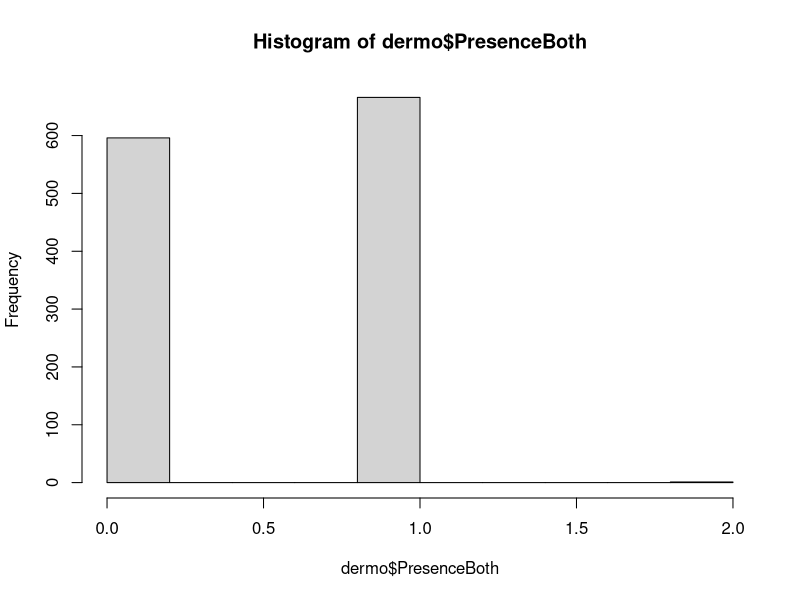
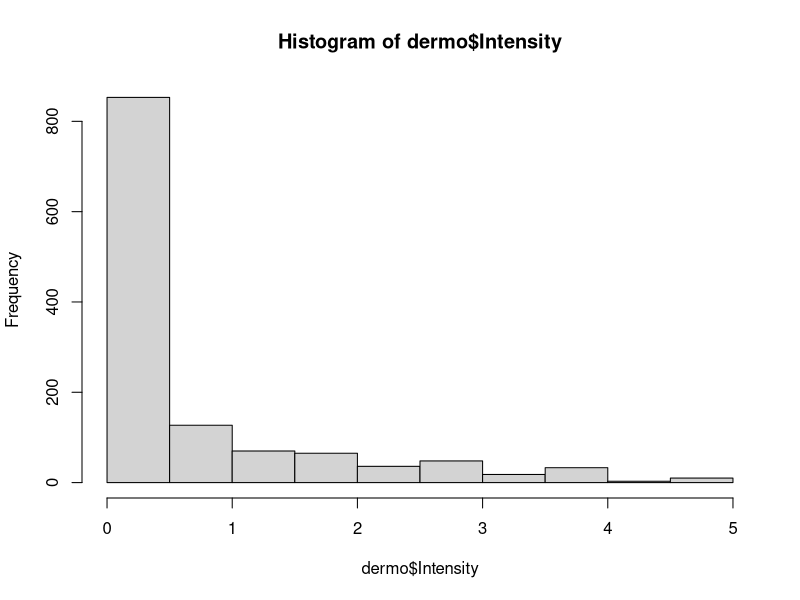
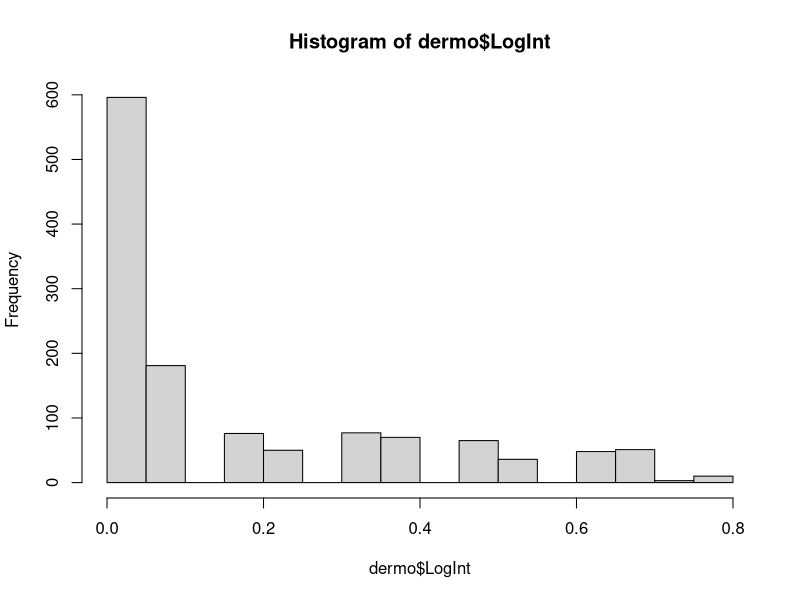

Generate these figures, in order, with R: (Note: this script raises an error after producing the figures.)
#setwd("F:/THESIS")
dermo=read.csv("Data/Dermo.csv", header=T, na.strings = "Z")

AB=subset(dermo, Site=="AB")
LX=subset(dermo, Site=="LX")
SL=subset(dermo, Site=="SL")
LW=subset(dermo, Site=="LW")
TB=subset(dermo, Site=="TB")
CR=subset(dermo, Site=="CR")

hist(dermo$PresenceBoth)
#count data

hist(dermo$Intensity)
#staged 0-5
hist(dermo$LogInt)

#kruskal wallis presence between site
kruskal.test(dermo$PresenceBoth ~ dermo$Site)

DT = dunnTest(PresenceBoth ~ Site,
              data = dermo,
              method = "bonferroni")
DT

#kruskal wallis intensity between site
kruskal.test(dermo$Intensity ~ dermo$Site)

IT = dunnTest(Intensity ~ Site,
              data = dermo,
              method = "bonferroni")
IT

#kruskal wallis intensity between seasons
kruskal.test(dermo$Intensity ~ dermo$Season)
#no significant difference

#kruskal wallis prevalence between seasons
kruskal.test(dermo$PresenceBoth ~ dermo$Season)
#I don't think I'm doing this right



###env parameters on dermo intensity in each site
#biologically: higher salinity = more dermo
modelD<-lm(dermo$Intensity~dermo$Sal)
summary(modelD)
#significant
plot(dermo$Sal, dermo$Intensity)
abline(modelD)
abline(modelD, col="red", lwd=3)
#positive trendline

#biologically: highter temps = more dermo
modelI<-lm(dermo$Intensity~dermo$Temp)
summary(modelI)
#not significant
plot(dermo$Temp, dermo$Intensity)
abline(modelI)
abline(modelI, col="red", lwd=3)
#negative trendline - barely

model00 <- lm(Intensity~Temp, data=AB)
summary(model00)
plot(model00)
#residuals look normal??

aov_residuals00 <- residuals(object = model00)
shapiro.test(aov_residuals00)
#residuals deviate from normal 
#try - log transform and then linear regression

model01 <- lm(Intensity~Sal, data = AB)
summary(model01)
plot(model01)

aov_residuals01 <- residuals(object = model01)
shapiro.test(aov_residuals01)
#residuals deviate from normal 
#try - log transform and then linear regression

###env parameters on dermo prevalence in each site
##count data - poisson
modelP<-lm(dermo$PresenceBoth~dermo$Sal)
summary(modelP)
#significant
plot(dermo$Sal, dermo$PresenceBoth)
abline(modelP)
abline(modelP, col="red", lwd=3)
#positive trendline

#biologically: highter temps = more dermo
modelB<-lm(dermo$PresenceBoth~dermo$Temp)
summary(modelB)
#significant
plot(dermo$Temp, dermo$PresenceBoth)
abline(modelB)
abline(modelB, col="red", lwd=3)
#negative trendline

model10 <- lm(PresenceBoth~Temp, data=AB)
summary(model10)
#not significant
plot(model10)

aov_residuals10 <- residuals(object = model10)
shapiro.test(aov_residuals10)
#residuals deviate from normal 

model11 <- lm(PresenceBoth~Sal, data = AB)
summary(model11)
#significant
plot(model11)

aov_residuals11 <- residuals(object = model11)
shapiro.test(aov_residuals01)
#residuals deviate from normal 

##check for interaction between temp and salinity
#poisson on prevalence
prev <- glm(PresenceBoth ~ Temp + Sal + Site, data=dermo, 
                family=poisson())
summary(prev)
#break up by site?

library(pscl)
pR2(prev)

##check for interaction between temp and salinity
#logistic on intensity
#data was log transformed
intense <- glm(LogInt ~ Temp + Sal + Temp:Sal, data = dermo, 
               family = binomial())
summary(intense)
#there is an interaction between salintiy and temp on whole dermo set
#break up by site?
